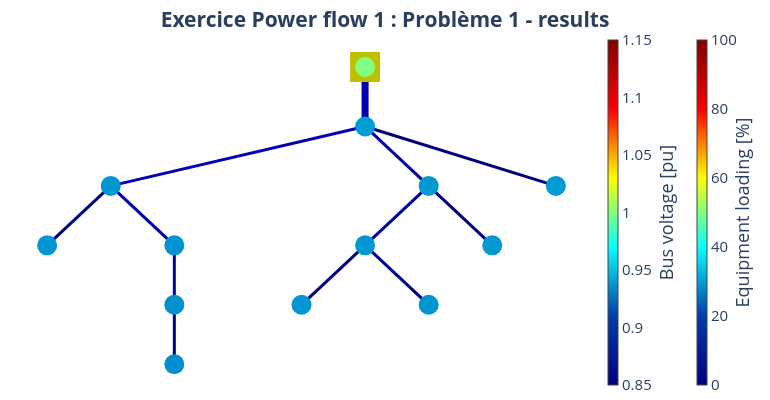

Notebook code for this chart:
### Code cell
pp.runpp(net_pickle)
pd.DataFrame(net_pickle._ppc["internal"]["Ybus"].toarray()).round(1)
pp_plot.plot_powerflow_result(
    net=net_pickle,
    plot_title="Exercice Power flow 1 : Problème 1 - results",
    filename="net_ex_pf_1_pb_1_grid_pp_result",
)

### Figure 1 — Plotly figure (JSON) as saved in the notebook; plotly's stock layout.template omitted (floating-point values rounded to 4 significant figures)
{"data": [{"hoverinfo": "text", "legendgroup": "Transformers", "line": {"color": "rgb(0.0,0.0,177.5)", "width": 7}, "mode": "lines", "name": "Transformers", "showlegend": true, "text": "STMT003438<br>Loading: 4.5 %", "type": "scatter", "x": [0, 0, 0], "y": [0, -0.5, -1]}, {"hoverinfo": "text", "legendgroup": "Transformers", "marker": {"color": "rgb(0.0,0.0,177.5)", "size": 1, "symbol": "circle"}, "mode": "markers", "name": "edge_center", "showlegend": false, "text": ["STMT003438<br>Loading: 4.5 %"], "type": "scatter", "x": [0], "y": [-0.5]}, {"hoverinfo": "text", "legendgroup": "lines", "line": {"color": "rgb(0.0,0.0,182.04545454545453)", "width": 3}, "mode": "lines", "name": "lines", "showlegend": true, "text": "GKN3x150_150<br>Loading: 4.8 %", "type": "scatter", "x": [0, -1, -2], "y": [-1, -1.5, -2]}, {"hoverinfo": "text", "legendgroup": "lines", "line": {"color": "rgb(0.0,0.0,132.04545454545453)", "width": 3}, "mode": "lines", "name": "lines", "showlegend": false, "text": "GKN3x150_150_2<br>Loading: 0.6 %", "type": "scatter", "x": [-2, -2.25, -2.5], "y": [-2, -2.5, -3]}, {"hoverinfo": "text", "legendgroup": "lines", "line": {"color": "rgb(0.0,0.0,172.95454545454544)", "width": 3}, "mode": "lines", "name": "lines", "showlegend": false, "text": "GKN3X95_95<br>Loading: 4.0 %", "type": "scatter", "x": [-2, -1.75, -1.5], "y": [-2, -2.5, -3]}, {"hoverinfo": "text", "legendgroup": "lines", "line": {"color": "rgb(0.0,0.0,172.95454545454544)", "width": 3}, "mode": "lines", "name": "lines", "showlegend": false, "text": "GKT3X50_50<br>Loading: 3.9 %", "type": "scatter", "x": [-1.5, -1.5, -1.5], "y": [-3, -3.5, -4]}, {"hoverinfo": "text", "legendgroup": "lines", "line": {"color": "rgb(0.0,0.0,150.22727272727272)", "width": 3}, "mode": "lines", "name": "lines", "showlegend": false, "text": "GKT3X50_50_2<br>Loading: 2.0 %", "type": "scatter", "x": [-1.5, -1.5, -1.5], "y": [-4, -4.5, -5]}, {"hoverinfo": "text", "legendgroup": "lines", "line": {"color": "rgb(0.0,0.0,163.86363636363635)", "width": 3}, "mode": "lines", "name": "lines", "showlegend": false, "text": "GKN3x150_150_3<br>Loading: 3.1 %", "type": "scatter", "x": [0, 0.25, 0.5], "y": [-1, -1.5, -2]}, {"hoverinfo": "text", "legendgroup": "lines", "line": {"color": "rgb(0.0,0.0,159.3181818181818)", "width": 3}, "mode": "lines", "name": "lines", "showlegend": false, "text": "GKN3X95_95_2<br>Loading: 3.0 %", "type": "scatter", "x": [0.5, 0.25, 0], "y": [-2, -2.5, -3]}, {"hoverinfo": "text", "legendgroup": "lines", "line": {"color": "rgb(0.0,0.0,127.5)", "width": 3}, "mode": "lines", "name": "lines", "showlegend": false, "text": "GKN3x150_150_4<br>Loading: 0.2 %", "type": "scatter", "x": [0, -0.25, -0.5], "y": [-3, -3.5, -4]}, {"hoverinfo": "text", "legendgroup": "lines", "line": {"color": "rgb(0.0,0.0,150.22727272727272)", "width": 3}, "mode": "lines", "name": "lines", "showlegend": false, "text": "GKN3X50_50<br>Loading: 2.0 %", "type": "scatter", "x": [0, 0.25, 0.5], "y": [-3, -3.5, -4]}, {"hoverinfo": "text", "legendgroup": "lines", "line": {"color": "rgb(0.0,0.0,132.04545454545453)", "width": 3}, "mode": "lines", "name": "lines", "showlegend": false, "text": "GKN3X50_50_2<br>Loading: 0.5 %", "type": "scatter", "x": [0.5, 0.75, 1], "y": [-2, -2.5, -3]}, {"hoverinfo": "text", "legendgroup": "lines", "line": {"color": "rgb(0.0,0.0,127.5)", "width": 3}, "mode": "lines", "name": "lines", "showlegend": false, "text": "GKN3X240_240<br>Loading: 0.2 %", "type": "scatter", "x": [0, 0.75, 1.5], "y": [-1, -1.5, -2]}, {"marker": {"cmax": 100, "cmin": 0, "color": "rgb(255,255,255)", "colorbar": {"thickness": 10, "title": {"side": "right", "text": "Equipment loading [%]"}, "x": 1.15}, "colorscale": [[0, "rgb(0,0,131)"], [0.2, "rgb(0,60,170)"], [0.4, "rgb(5,255,255)"], [0.6, "rgb(255,255,0)"], [0.8, "rgb(250,0,0)"], [1, "rgb(128,0,0)"]], "opacity": 0, "size": 0}, "mode": "markers", "type": "scatter", "x": [0], "y": [-1]}, {"hoverinfo": "text", "legendgroup": "lines", "marker": {"color": "rgb(128, 128, 128)", "size": 1, "symbol": "circle"}, "mode": "markers", "name": "edge_center", "showlegend": false, "text": ["GKN3x150_150<br>Loading: 4.8 %", "GKN3x150_150_2<br>Loading: 0.6 %", "GKN3X95_95<br>Loading: 4.0 %", "GKT3X50_50<br>Loading: 3.9 %", "GKT3X50_50_2<br>Loading: 2.0 %", "GKN3x150_150_3<br>Loading: 3.1 %", "GKN3X95_95_2<br>Loading: 3.0 %", "GKN3x150_150_4<br>Loading: 0.2 %", "GKN3X50_50<br>Loading: 2.0 %", "GKN3X50_50_2<br>Loading: 0.5 %", "GKN3X240_240<br>Loading: 0.2 %"], "type": "scatter", "x": [-1], "y": [-1.5]}, {"hoverinfo": "text", "marker": {"color": "rgb(191, 191, 0)", "size": 30, "symbol": "square"}, "mode": "markers", "name": "Ext grid", "text": [null], "type": "scatter", "x": [0], "y": [0]}, {"hoverinfo": "text", "marker": {"cmax": 1.15, "cmin": 0.85, "color": [0.9395, 0.9377, 0.9376, 0.9368, 0.936, 0.9355, 0.9386, 0.938, 0.938, 0.9376, 0.9383, 0.9394, 1], "colorbar": {"thickness": 10, "title": {"side": "right", "text": "Bus voltage [pu]"}, "x": 1}, "colorscale": [[0, "rgb(0,0,131)"], [0.2, "rgb(0,60,170)"], [0.4, "rgb(5,255,255)"], [0.6, "rgb(255,255,0)"], [0.8, "rgb(250,0,0)"], [1, "rgb(128,0,0)"]], "size": 20, "symbol": "circle"}, "mode": "markers", "name": "buses", "text": ["STMT003438<br>V: 0.94 pu", "CDBT004764<br>V: 0.938 pu", "CDBT003746<br>V: 0.938 pu", "CDBT004760<br>V: 0.937 pu", "CDBT012139<br>V: 0.936 pu", "CDBT900784<br>V: 0.935 pu", "CDBT901452<br>V: 0.939 pu", "CDBT004774<br>V: 0.938 pu", "CDBT901604<br>V: 0.938 pu", "CDBT016055<br>V: 0.938 pu", "N1<br>V: 0.938 pu", "60437<br>V: 0.939 pu", "STMT003438HV<br>V: 1.0 pu"], "type": "scatter", "x": [0, -2, -2.5, -1.5, -1.5, -1.5, 0.5, 0, -0.5, 0.5, 1, 1.5, 0], "y": [-1, -2, -3, -3, -4, -5, -2, -3, -4, -4, -3, -2, 0]}], "layout": {"font": {"size": 15}, "height": 400, "hovermode": "closest", "legend": {"font": {"size": 12}, "itemsizing": "constant"}, "margin": {"b": 5, "l": 5, "r": 5, "t": 30}, "paper_bgcolor": "white", "plot_bgcolor": "white", "showlegend": false, "title": {"text": "<b>Exercice Power flow 1 : Problème 1 - results<b>", "x": 0.5, "xanchor": "center", "y": 0.97, "yanchor": "top"}, "width": 770, "xaxis": {"showgrid": false, "showticklabels": false, "tickfont": {"family": "Arial Black", "size": 12}, "title": {"font": {"size": 12}}, "zeroline": false}, "yaxis": {"showgrid": false, "showticklabels": false, "tickfont": {"family": "Arial Black", "size": 12}, "title": {"font": {"size": 12}}, "zeroline": false}}}
